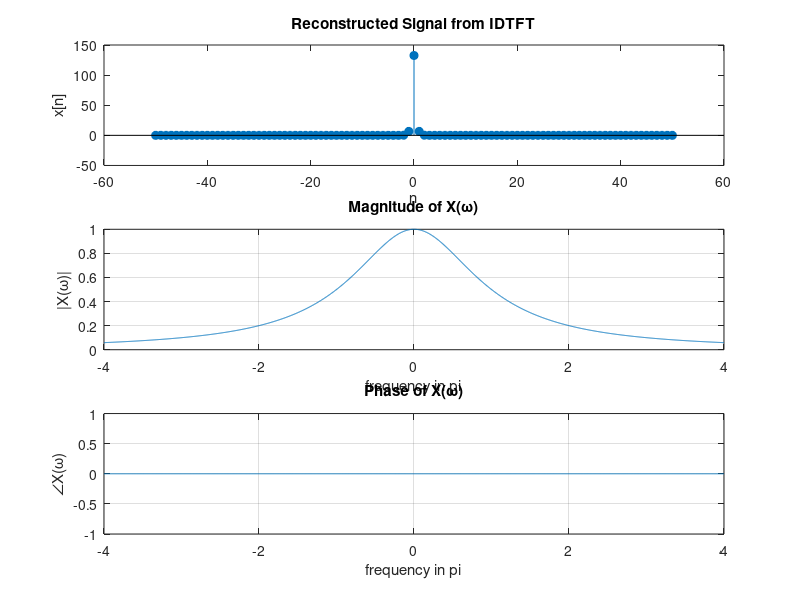

Write MATLAB code to recreate this figure.
clear all;
close all;
clc;

% Define the range of n
n = -50:50;  % Time index
omega = -4*pi:0.01:4*pi;  % Frequency range for DTFT
X = zeros(size(omega));   % Initialize X(omega)

% Assuming X(omega) is known (you could compute it using DTFT of any signal)
% Here we'll use a dummy X(omega) for demonstration purposes (e.g., a simple sine wave)
X = 1 ./ (1 + (omega/pi).^2);  % Example DTFT (Lorentzian function)

% Inverse DTFT computation
x_rec = zeros(size(n));  % Initialize the reconstructed signal

% Discretize the inverse DTFT integral
for nn = 1:length(n)
    integral_sum = 0;
    for k = 1:length(omega)
        integral_sum = integral_sum + X(k) * exp(1j * omega(k) * n(nn));  % Numerical sum for IDTFT
    end
    x_rec(nn) = real(integral_sum) / (2 * pi);  % Normalize and take the real part
end

% Plot the results
figure;

% Plot the original signal
subplot(3,2,1:2);
stem(n, x_rec, 'filled');
xlabel('n');
ylabel('x[n]');
title('Reconstructed Signal from IDTFT');

% Plot the magnitude of X(omega)
subplot(3,2,3:4);
plot(omega/pi, abs(X)); grid on;
xlabel("frequency in pi");
ylabel("|X(ω)|");
title("Magnitude of X(ω)");

% Plot the phase of X(omega)
subplot(3,2,5:6);
plot(omega/pi, angle(X)); grid on;
xlabel("frequency in pi");
ylabel("∠X(ω)");
title("Phase of X(ω)");
